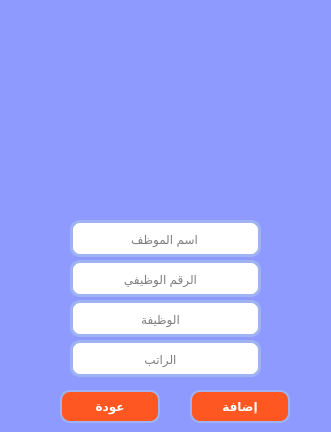
<?xml version="1.0" encoding="UTF-8"?>
<ui version="4.0">
 <class>Form</class>
 <widget class="QWidget" name="Form">
  <property name="geometry">
   <rect>
    <x>0</x>
    <y>0</y>
    <width>331</width>
    <height>432</height>
   </rect>
  </property>
  <property name="windowTitle">
   <string>إضافة موظف</string>
  </property>
  <property name="windowIcon">
   <iconset>
    <normaloff>Icon/addClient.jpg</normaloff>Icon/addClient.jpg</iconset>
  </property>
  <property name="styleSheet">
   <string notr="true">background-color: rgb(143, 154, 255);</string>
  </property>
  <widget class="QLineEdit" name="Input_name_Employee">
   <property name="geometry">
    <rect>
     <x>70</x>
     <y>220</y>
     <width>191</width>
     <height>37</height>
    </rect>
   </property>
   <property name="styleSheet">
    <string notr="true">color: rgb(0, 0, 0);
background-color: rgb(255, 255, 255);
border-radius: 10px;
border: 3px solid rgb(159, 179, 243);
padding-right: 2px;

</string>
   </property>
   <property name="alignment">
    <set>Qt::AlignCenter</set>
   </property>
   <property name="placeholderText">
    <string notr="true">اسم الموظف</string>
   </property>
  </widget>
  <widget class="QLineEdit" name="Input_id_Employee">
   <property name="geometry">
    <rect>
     <x>70</x>
     <y>260</y>
     <width>191</width>
     <height>37</height>
    </rect>
   </property>
   <property name="styleSheet">
    <string notr="true">color: rgb(0, 0, 0);
background-color: rgb(255, 255, 255);
border-radius: 10px;
border: 3px solid rgb(159, 179, 243);
padding-right: 10px;

</string>
   </property>
   <property name="alignment">
    <set>Qt::AlignCenter</set>
   </property>
   <property name="placeholderText">
    <string>الرقم الوظيفي</string>
   </property>
  </widget>
  <widget class="QLineEdit" name="Input_position_Employee">
   <property name="geometry">
    <rect>
     <x>70</x>
     <y>300</y>
     <width>191</width>
     <height>37</height>
    </rect>
   </property>
   <property name="styleSheet">
    <string notr="true">color: rgb(0, 0, 0);
background-color: rgb(255, 255, 255);
border-radius: 10px;
border: 3px solid rgb(159, 179, 243);
padding-right: 10px;

</string>
   </property>
   <property name="alignment">
    <set>Qt::AlignCenter</set>
   </property>
   <property name="placeholderText">
    <string>الوظيفة</string>
   </property>
  </widget>
  <widget class="QLineEdit" name="Input_salary_Employee">
   <property name="geometry">
    <rect>
     <x>70</x>
     <y>340</y>
     <width>191</width>
     <height>37</height>
    </rect>
   </property>
   <property name="styleSheet">
    <string notr="true">color: rgb(0, 0, 0);
background-color: rgb(255, 255, 255);
border-radius: 10px;
border: 3px solid rgb(159, 179, 243);
padding-right: 10px;

</string>
   </property>
   <property name="alignment">
    <set>Qt::AlignCenter</set>
   </property>
   <property name="placeholderText">
    <string>الراتب</string>
   </property>
  </widget>
  <widget class="QLabel" name="label">
   <property name="geometry">
    <rect>
     <x>-10</x>
     <y>0</y>
     <width>361</width>
     <height>211</height>
    </rect>
   </property>
   <property name="text">
    <string/>
   </property>
   <property name="pixmap">
    <pixmap>photo/employee.png</pixmap>
   </property>
   <property name="scaledContents">
    <bool>true</bool>
   </property>
  </widget>
  <widget class="QPushButton" name="pushButton_send_data">
   <property name="geometry">
    <rect>
     <x>190</x>
     <y>390</y>
     <width>100</width>
     <height>33</height>
    </rect>
   </property>
   <property name="font">
    <font>
     <weight>75</weight>
     <italic>false</italic>
     <bold>true</bold>
    </font>
   </property>
   <property name="styleSheet">
    <string notr="true">QPushButton{
background-color: rgb(255, 87, 34);
color:rgb(255, 255, 255);
border-radius: 10px ;
padding: 3px 1px;
border-radius: 10px;
border: 2px solid rgb(159, 179, 243);  
}


QPushButton:hover{
    border-color: rgb(200, 150, 120); 
background-color: rgb(40, 167, 69);
}


</string>
   </property>
   <property name="text">
    <string>إضافة</string>
   </property>
  </widget>
  <widget class="QPushButton" name="pushButton_back">
   <property name="geometry">
    <rect>
     <x>60</x>
     <y>390</y>
     <width>100</width>
     <height>33</height>
    </rect>
   </property>
   <property name="font">
    <font>
     <weight>75</weight>
     <italic>false</italic>
     <bold>true</bold>
    </font>
   </property>
   <property name="styleSheet">
    <string notr="true">QPushButton{
background-color: rgb(255, 87, 34);
color:rgb(255, 255, 255);
border-radius: 10px ;
padding: 3px 1px;  
border-radius: 10px;
border: 2px solid rgb(159, 179, 243);
}


QPushButton:hover{
    border-color: rgb(200, 150, 120); 
background-color: rgb(40, 167, 69);
}


</string>
   </property>
   <property name="text">
    <string>عودة</string>
   </property>
  </widget>
 </widget>
 <resources/>
 <connections/>
</ui>
